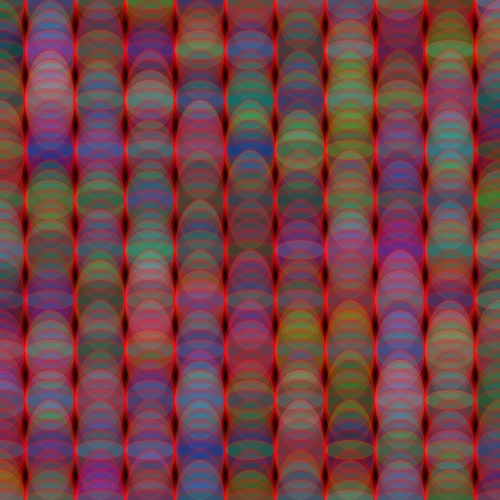
Frame 1 (no input)
Frame 60 (the mouse pressed at the canvas centre just before this capture): identical to frame 1, image omitted
Frame 120 (the mouse held since frame 60 and released just before this capture): identical to frame 1, image omitted

The Processing sketch that drew this single still picture (run headless with seeded random() and noise(); from frame 60 on, the mouse is pressed at the canvas centre):

// Processing sketch: processing_37905
// ── processing_37905.pde

boolean isDrawn;

void setup() {
  isDrawn = false;
  size(500, 500);
}

void draw() {
  if (!isDrawn) {

    smooth();
    noFill();

    background(0);
    stroke(255, 0, 0, 40);
    strokeWeight(5);

    for (int x = 0; x<= width; x+=50) {
      for (int y= 0; y<=height; y+=50) {
        for (int ellipseSize = 100; ellipseSize >= 1; ellipseSize -=20) {
          fill(random(255), random( 255), random( 255), 50);
          ellipse(x, y, 50, ellipseSize);
        }
      }
    }
    isDrawn = true;
  }
}
